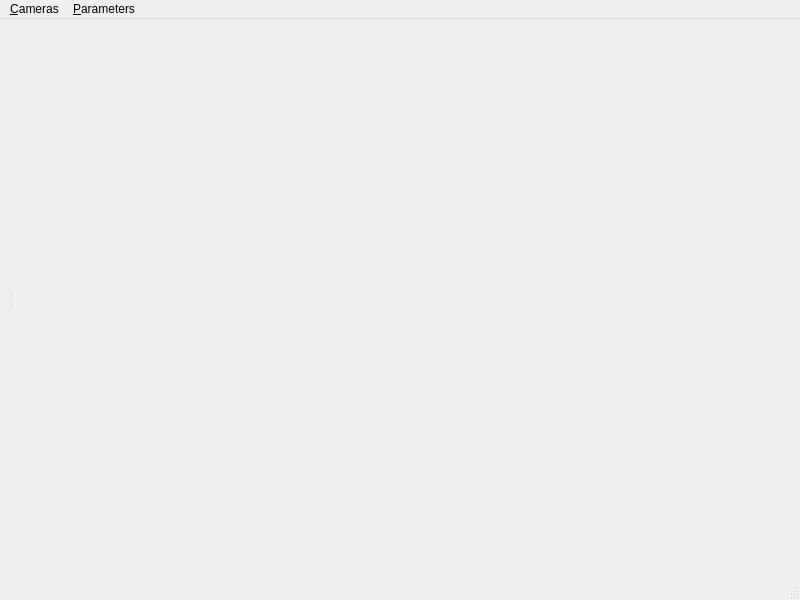
<?xml version="1.0" encoding="UTF-8"?>
<ui version="4.0">
 <class>MainWindow</class>
 <widget class="QMainWindow" name="MainWindow">
  <property name="geometry">
   <rect>
    <x>0</x>
    <y>0</y>
    <width>800</width>
    <height>600</height>
   </rect>
  </property>
  <property name="windowTitle">
   <string>MainWindow</string>
  </property>
  <widget class="QWidget" name="centralwidget">
   <layout class="QVBoxLayout" name="verticalLayout_2">
    <item>
     <widget class="QSplitter" name="splitter">
      <property name="orientation">
       <enum>Qt::Horizontal</enum>
      </property>
      <property name="opaqueResize">
       <bool>true</bool>
      </property>
      <widget class="gui::FramesetViewer" name="viewer" native="true">
       <property name="sizePolicy">
        <sizepolicy hsizetype="Preferred" vsizetype="Expanding">
         <horstretch>0</horstretch>
         <verstretch>0</verstretch>
        </sizepolicy>
       </property>
       <property name="autoFillBackground">
        <bool>false</bool>
       </property>
       <layout class="QVBoxLayout" name="verticalLayout"/>
      </widget>
      <widget class="QWidget" name="wgt_right" native="true">
       <property name="autoFillBackground">
        <bool>false</bool>
       </property>
      </widget>
     </widget>
    </item>
   </layout>
  </widget>
  <widget class="QMenuBar" name="menubar">
   <property name="geometry">
    <rect>
     <x>0</x>
     <y>0</y>
     <width>800</width>
     <height>25</height>
    </rect>
   </property>
   <widget class="QMenu" name="menu_parameters">
    <property name="title">
     <string>&amp;Parameters</string>
    </property>
    <addaction name="action_modify_parameters"/>
   </widget>
   <widget class="QMenu" name="menu_cameras">
    <property name="title">
     <string>&amp;Cameras</string>
    </property>
    <widget class="QMenu" name="menu_calibration">
     <property name="title">
      <string>Calibration</string>
     </property>
     <addaction name="action_load_intrinsic_parameters"/>
     <addaction name="action_load_projection_parameters"/>
     <addaction name="separator"/>
     <addaction name="action_calibrate"/>
     <addaction name="action_save_camera_parameters"/>
    </widget>
    <addaction name="action_video_providers"/>
    <addaction name="menu_calibration"/>
   </widget>
   <addaction name="menu_cameras"/>
   <addaction name="menu_parameters"/>
  </widget>
  <widget class="QStatusBar" name="statusbar"/>
  <action name="action_modify_parameters">
   <property name="text">
    <string>Modify</string>
   </property>
  </action>
  <action name="action_video_providers">
   <property name="text">
    <string>Video &amp;providers</string>
   </property>
  </action>
  <action name="action_load_intrinsic_parameters">
   <property name="text">
    <string>Load intrinsic parameters</string>
   </property>
  </action>
  <action name="action_load_projection_parameters">
   <property name="text">
    <string>Load projection parameters</string>
   </property>
  </action>
  <action name="action_calibrate">
   <property name="text">
    <string>Calibrate</string>
   </property>
  </action>
  <action name="action_save_camera_parameters">
   <property name="text">
    <string>Save camera parameters</string>
   </property>
  </action>
 </widget>
 <customwidgets>
  <customwidget>
   <class>gui::FramesetViewer</class>
   <extends>QWidget</extends>
   <header>gui/frameset_viewer.h</header>
   <container>1</container>
  </customwidget>
 </customwidgets>
 <resources/>
 <connections/>
</ui>
